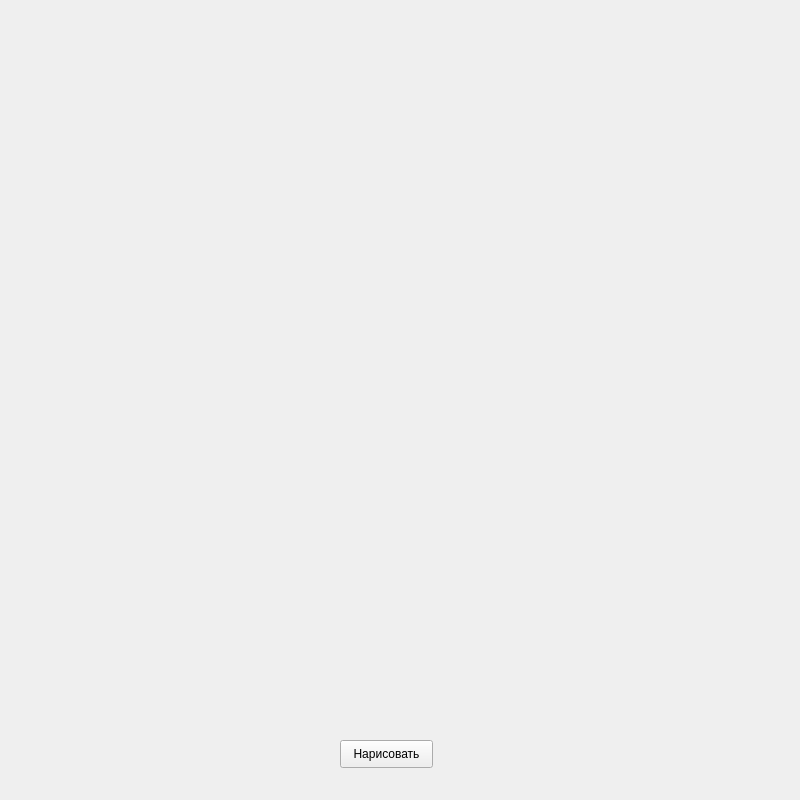
<?xml version="1.0" encoding="UTF-8"?>
<ui version="4.0">
 <class>Form</class>
 <widget class="QWidget" name="Form">
  <property name="geometry">
   <rect>
    <x>0</x>
    <y>0</y>
    <width>800</width>
    <height>800</height>
   </rect>
  </property>
  <property name="windowTitle">
   <string>Form</string>
  </property>
  <widget class="QPushButton" name="pushButton">
   <property name="geometry">
    <rect>
     <x>340</x>
     <y>740</y>
     <width>93</width>
     <height>28</height>
    </rect>
   </property>
   <property name="text">
    <string>Нарисовать</string>
   </property>
  </widget>
 </widget>
 <resources/>
 <connections/>
</ui>
